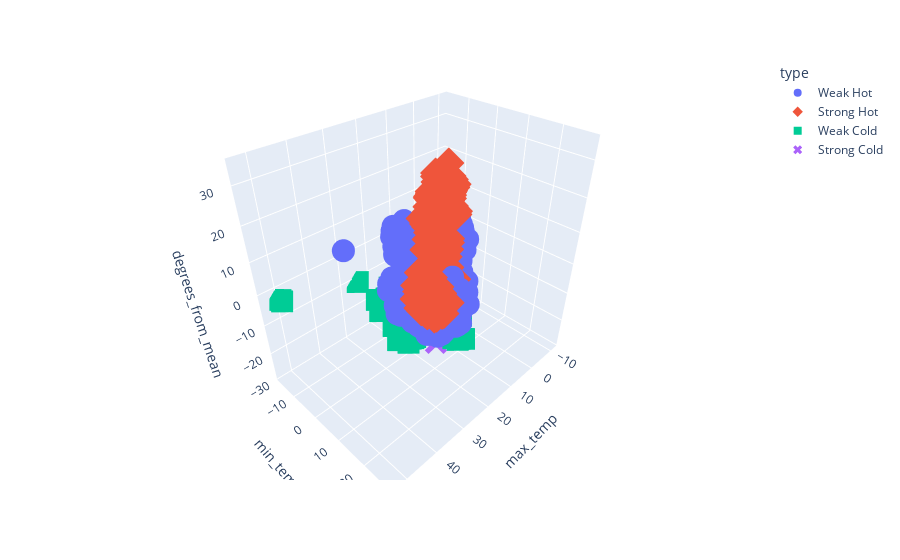

Source (notebook cell):
### Code cell
fig_1 = px.scatter_3d(df, x="max_temp", y="min_temp", z="degrees_from_mean", color="type", symbol="type")
fig_1.show()

### Figure 1 — Plotly figure (JSON) as saved in the notebook; plotly's stock layout.template omitted (floating-point values rounded to 4 significant figures; data arrays with more than 128 entries replaced by an {"elided": "..."} marker saying what was removed)
{"data": [{"hovertemplate": "type=Weak Hot<br>max_temp=%{x}<br>min_temp=%{y}<br>degrees_from_mean=%{z}<extra></extra>", "legendgroup": "Weak Hot", "marker": {"color": "#636efa", "symbol": "circle"}, "mode": "markers", "name": "Weak Hot", "scene": "scene", "showlegend": true, "type": "scatter3d", "x": {"elided": "2013 float values"}, "y": {"elided": "2013 float values"}, "z": {"elided": "2013 float values"}}, {"hovertemplate": "type=Strong Hot<br>max_temp=%{x}<br>min_temp=%{y}<br>degrees_from_mean=%{z}<extra></extra>", "legendgroup": "Strong Hot", "marker": {"color": "#EF553B", "symbol": "diamond"}, "mode": "markers", "name": "Strong Hot", "scene": "scene", "showlegend": true, "type": "scatter3d", "x": {"elided": "266 float values"}, "y": {"elided": "266 float values"}, "z": {"elided": "266 float values"}}, {"hovertemplate": "type=Weak Cold<br>max_temp=%{x}<br>min_temp=%{y}<br>degrees_from_mean=%{z}<extra></extra>", "legendgroup": "Weak Cold", "marker": {"color": "#00cc96", "symbol": "square"}, "mode": "markers", "name": "Weak Cold", "scene": "scene", "showlegend": true, "type": "scatter3d", "x": {"elided": "1033 float values"}, "y": {"elided": "1033 float values"}, "z": {"elided": "1033 float values"}}, {"hovertemplate": "type=Strong Cold<br>max_temp=%{x}<br>min_temp=%{y}<br>degrees_from_mean=%{z}<extra></extra>", "legendgroup": "Strong Cold", "marker": {"color": "#ab63fa", "symbol": "x"}, "mode": "markers", "name": "Strong Cold", "scene": "scene", "showlegend": true, "type": "scatter3d", "x": [7.2, 7.8, 8.3, 1.7, -1.1, 11.7, 9.4, 10, 8.3, 6.1, 4.4, 5.6, 12.8, 2.8, 2.2, 7.8, 1.7, 5, 4.4, 7.2, 2.2, 10, 2.8, 3.3, 3.9, -1.7, 7.8, 5, 5, 3.3, 5.6, 2.8, 6.7, 5, 13.9, 6.7, 5, 5.6, 2.8, 1.1, 3.9, 5, 5.6, 9.4, 2.2, 3.3, 10, 4.4, 10.6, 7.8, -0.6, -1.1, -5, 5.6, 4.4, 2.8, 1.1, 5, 7.2, 21.1, 20, 11.1, 4.4, 5, 6.1, 4.4, 22.2, 12.8, 5.6, 3.9, 3.3, 7.2], "y": [-7.2, -4.3, -4.9, -8.3, -6.7, 3.3, -3.3, -0.6, -5, -6.1, -5.6, -5.6, -1.7, -7.2, -9.4, -5, -10, -5.5, -6.7, -5, -8.3, -4.4, -8.9, -8.9, -7.8, -11.1, -5.6, -6.1, -7.8, -7.8, -6.7, -6.7, -6.1, -6.1, -1.7, -5, -5.6, -6.1, -7.8, -7.8, -5, -6.1, -7.2, -4.4, -8.9, -8.9, -5.6, -6.7, -5.6, -6.1, -8.3, -11.1, -12.2, -8.3, -6.6, -6.6, -8.9, 1.1, -0.6, 12.2, 13.3, -3.3, -7.8, -6.7, -5.6, -6.1, 12.2, -2.8, -6.7, -7.2, -8.9, -5.6], "z": [-21.87, -22.1, -23.5, -24.32, -25.52, -16.15, -23.19, -20.28, -22.64, -25.94, -24.4, -23.2, -21.39, -26.98, -23.93, -22.84, -26.86, -23.81, -23.32, -25.15, -23.26, -23.4, -24.19, -23.69, -24.91, -24.12, -22.52, -25.82, -25.8, -27.5, -23.21, -26.01, -21.44, -23.14, -22.1, -22.44, -24.74, -20.64, -25.14, -22.9, -24.93, -22, -22.5, -23.72, -24.95, -24.07, -23.36, -20.92, -21.46, -24.76, -25.16, -27, -28.39, -22.88, -21.52, -23.55, -24.64, -21.91, -21.41, -14.63, -14.63, -22.39, -23.23, -24.49, -22.61, -24.81, -17.25, -21.51, -22.78, -24.98, -22.09, -23.53]}], "layout": {"legend": {"title": {"text": "type"}, "tracegroupgap": 0}, "margin": {"t": 60}, "scene": {"domain": {"x": [0, 1], "y": [0, 1]}, "xaxis": {"title": {"text": "max_temp"}}, "yaxis": {"title": {"text": "min_temp"}}, "zaxis": {"title": {"text": "degrees_from_mean"}}}}}
